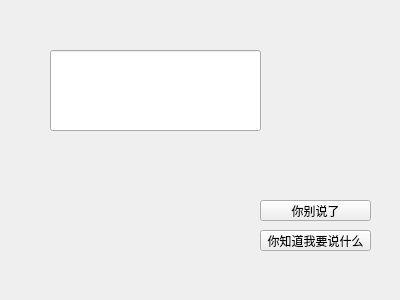
<?xml version="1.0" encoding="UTF-8"?>
<ui version="4.0">
 <class>Form</class>
 <widget class="QWidget" name="Form">
  <property name="geometry">
   <rect>
    <x>0</x>
    <y>0</y>
    <width>400</width>
    <height>300</height>
   </rect>
  </property>
  <property name="cursor">
   <cursorShape>CrossCursor</cursorShape>
  </property>
  <property name="mouseTracking">
   <bool>false</bool>
  </property>
  <property name="windowTitle">
   <string>我是原神职业哥！</string>
  </property>
  <widget class="QPushButton" name="b1">
   <property name="geometry">
    <rect>
     <x>260</x>
     <y>200</y>
     <width>111</width>
     <height>21</height>
    </rect>
   </property>
   <property name="text">
    <string>你别说了</string>
   </property>
  </widget>
  <widget class="QPushButton" name="b2">
   <property name="geometry">
    <rect>
     <x>260</x>
     <y>230</y>
     <width>111</width>
     <height>21</height>
    </rect>
   </property>
   <property name="text">
    <string>你知道我要说什么</string>
   </property>
  </widget>
  <widget class="QLineEdit" name="lineEdit">
   <property name="geometry">
    <rect>
     <x>50</x>
     <y>50</y>
     <width>211</width>
     <height>81</height>
    </rect>
   </property>
   <property name="font">
    <font>
     <family>Adobe Heiti Std</family>
     <pointsize>36</pointsize>
    </font>
   </property>
  </widget>
 </widget>
 <resources/>
 <connections>
  <connection>
   <sender>b1</sender>
   <signal>clicked()</signal>
   <receiver>lineEdit</receiver>
   <slot>paste()</slot>
   <hints>
    <hint type="sourcelabel">
     <x>279</x>
     <y>200</y>
    </hint>
    <hint type="destinationlabel">
     <x>107</x>
     <y>65</y>
    </hint>
   </hints>
  </connection>
  <connection>
   <sender>b2</sender>
   <signal>clicked()</signal>
   <receiver>lineEdit</receiver>
   <slot>clear()</slot>
   <hints>
    <hint type="sourcelabel">
     <x>280</x>
     <y>245</y>
    </hint>
    <hint type="destinationlabel">
     <x>135</x>
     <y>64</y>
    </hint>
   </hints>
  </connection>
 </connections>
</ui>
